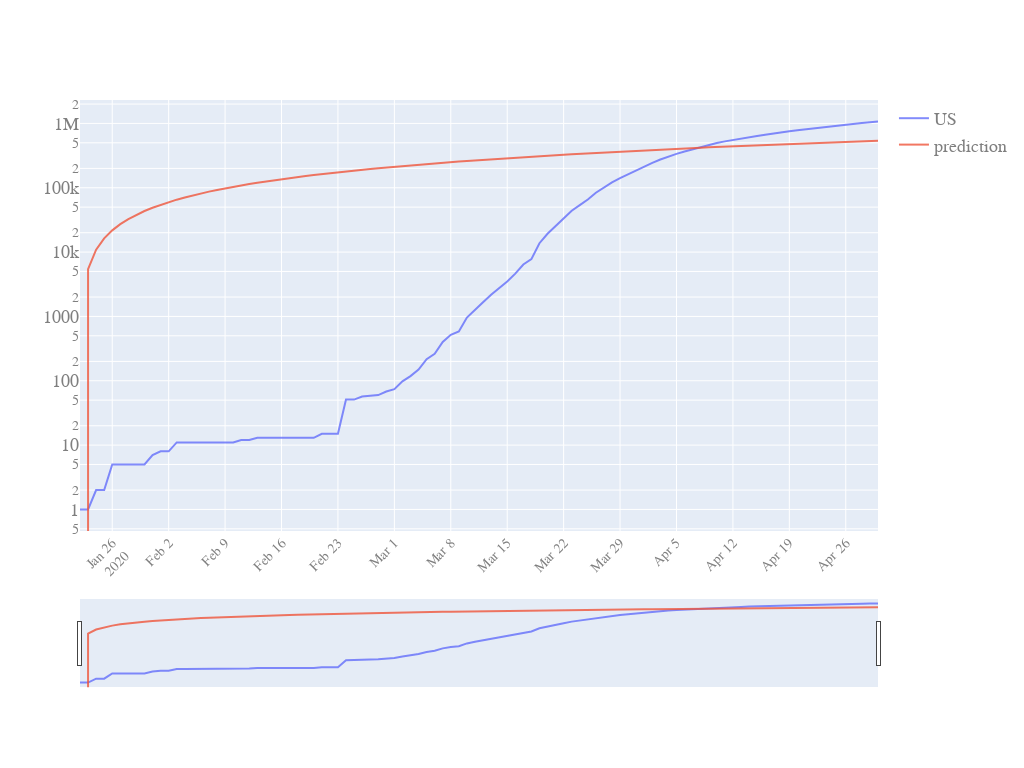

The notebook cell saved with this chart:
### Code cell
quick_plot(LR_inspect.date,
           LR_inspect.iloc[:,1:],
           y_scale='log',
           slider=True)
